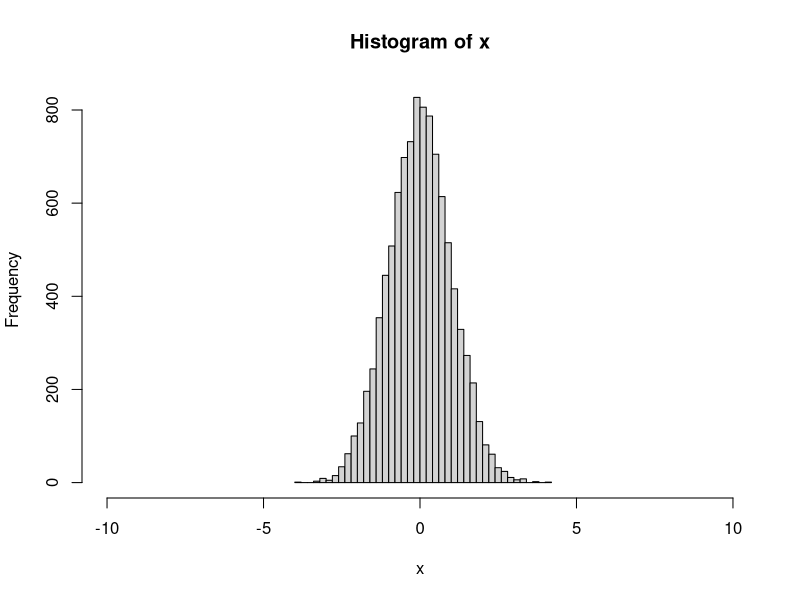
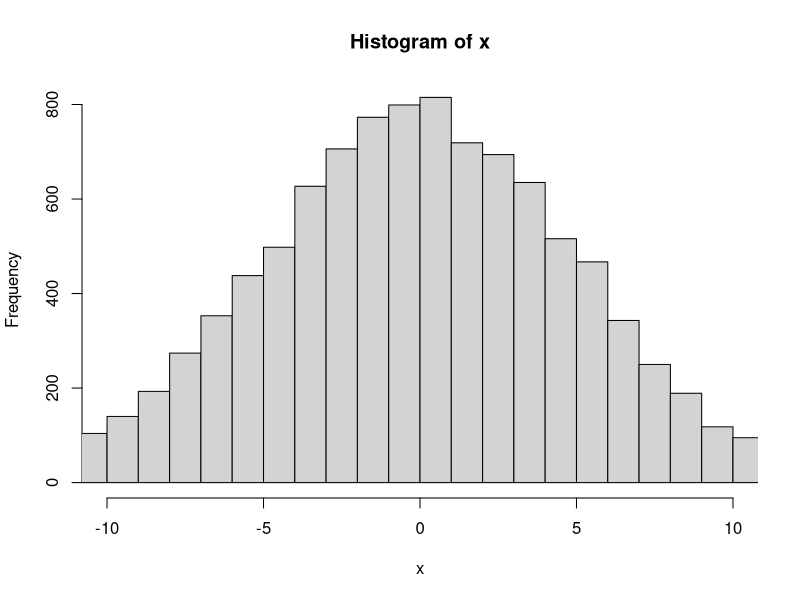

The R source for these figures, in order:
setwd("C:/Users/henrytu/Desktop/week3b-samp");

x <- rnorm(10000, 0, 1);
hist(x, breaks=50, xlim=c(-10, 10))


x <- rnorm(10000, 0, 5);
dev.new(); hist(x, breaks=50, xlim=c(-10, 10))
